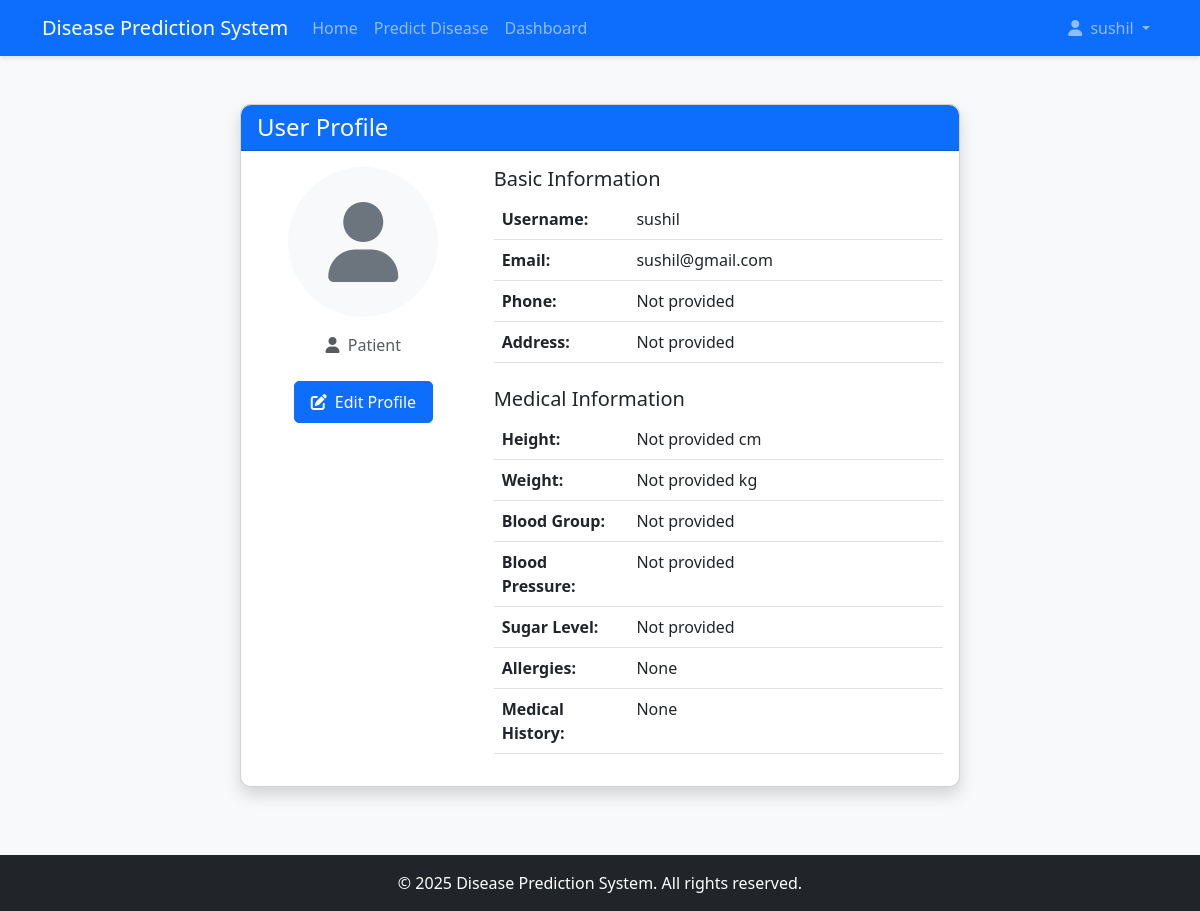
Before: /profile/ (signed in) with the older database file.
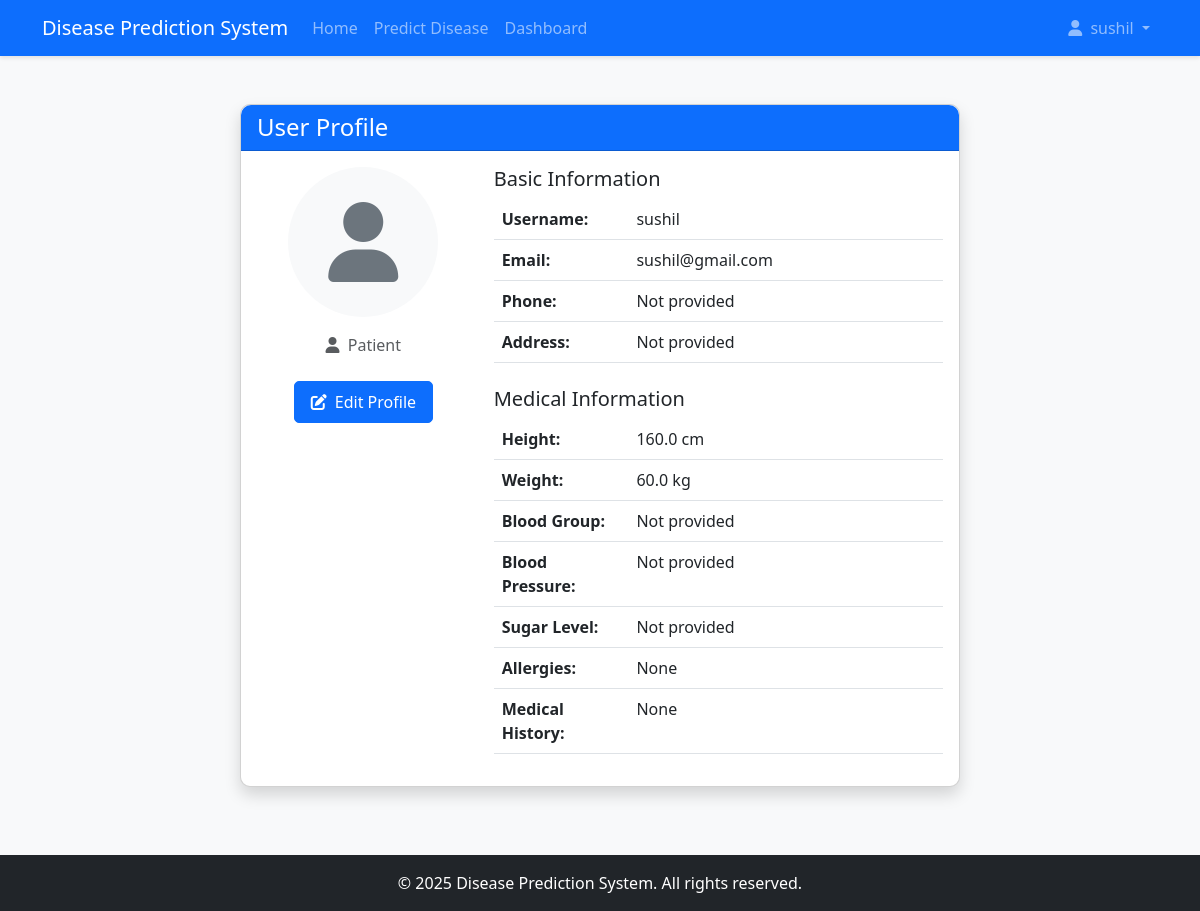
After: the same page with the newer database file.
### accounts/models.py (models this page shows, shortened)
class UserProfile(models.Model):
    USER_TYPES = (
        ('patient', 'Patient'),
        ('doctor', 'Doctor'),
        ('admin', 'Admin'),
    )
    user = models.OneToOneField(User, on_delete=models.CASCADE, related_name='profile')
    user_type = models.CharField(max_length=10, choices=USER_TYPES, default='patient')
    profile_picture = models.ImageField(upload_to='profile_pics', blank=True, null=True)
    phone_number = models.CharField(max_length=15, blank=True, null=True)
    address = models.TextField(blank=True, null=True)
    date_of_birth = models.DateField(blank=True, null=True)
    created_at = models.DateTimeField(auto_now_add=True)
    updated_at = models.DateTimeField(auto_now=True)

class Patient(models.Model):
    user_profile = models.OneToOneField(UserProfile, on_delete=models.CASCADE, related_name='patient_profile')
    gender = models.CharField(max_length=10, blank=True, null=True)  # Add this line
    height = models.FloatField(help_text="Height in cm", blank=True, null=True)
    weight = models.FloatField(help_text="Weight in kg", blank=True, null=True)
    blood_group = models.CharField(max_length=5, blank=True, null=True)
    blood_pressure = models.CharField(max_length=20, blank=True, null=True)
    sugar_level = models.CharField(max_length=20, blank=True, null=True)
    allergies = models.TextField(blank=True, null=True)
    medical_history = models.TextField(blank=True, null=True)

### accounts/views.py (the view)
# urls.py: path('profile/', views.profile, name='profile'),
@login_required
def profile(request):
    user_profile = UserProfile.objects.get(user=request.user)
    context = {
        'user_profile': user_profile
    }
    if user_profile.user_type == 'patient':
        patient = Patient.objects.get(user_profile=user_profile)
        context['patient'] = patient
    elif user_profile.user_type == 'doctor':
        doctor = Doctor.objects.get(user_profile=user_profile)
        context['doctor'] = doctor
    return render(request, 'accounts/profile.html', context)

### templates/accounts/profile.html (shortened to what this page needs)
{% extends 'base/base.html' %}
{% block content %}
<div class="container mt-5">
    <div class="row justify-content-center">
        <div class="col-md-8">
            <div class="card shadow">
                <div class="card-header bg-primary text-white">
                    <h4 class="mb-0">User Profile</h4>
                </div>
                <div class="card-body">
                    <div class="row">
                        <div class="col-md-4 text-center mb-4">
                            {% if user_profile.profile_picture %}
                                <img src="{{ user_profile.profile_picture.url }}" alt="Profile Picture" class="img-fluid rounded-circle" style="max-width: 150px;">
                            {% else %}
                                <div class="bg-light rounded-circle d-flex align-items-center justify-content-center mx-auto" style="width: 150px; height: 150px;">
                                    <i class="fas fa-user fa-5x text-secondary"></i>
                                </div>
                            {% endif %}
                            <p class="text-muted">
                                {% if user_profile.user_type == 'patient' %}
                                    <i class="fas fa-user me-1"></i> Patient
                                {% elif user_profile.user_type == 'admin' %}
                                    <i class="fas fa-user-shield me-1"></i> Admin
                                {% endif %}
                            </p>
                            <a href="{% url 'edit_profile' %}" class="btn btn-primary mt-2">
                                <i class="fas fa-edit me-1"></i> Edit Profile
                            </a>
                        </div>
                        <div class="col-md-8">
                            <h5>Basic Information</h5>
                            <table class="table">
                                <tr>
                                    <th style="width: 30%;">Username:</th>
                                    <td>{{ request.user.username }}</td>
                                </tr>
                                <tr>
                                    <th>Email:</th>
                                    <td>{{ request.user.email }}</td>
                                </tr>
                                <tr>
                                    <th>Phone:</th>
                                    <td>{{ user_profile.phone_number|default:"Not provided" }}</td>
                                </tr>
                                <tr>
                                    <th>Address:</th>
                                    <td>{{ user_profile.address|default:"Not provided" }}</td>
                                </tr>
                            </table>
                            {% if user_profile.user_type == 'patient' %}
                            <h5 class="mt-4">Medical Information</h5>
                            <table class="table">
                                <tr>
                                    <th style="width: 30%;">Height:</th>
                                    <td>{{ patient.height|default:"Not provided" }} cm</td>
                                </tr>
                                <tr>
                                    <th>Weight:</th>
                                    <td>{{ patient.weight|default:"Not provided" }} kg</td>
                                </tr>
                                <tr>
                                    <th>Blood Group:</th>
                                    <td>{{ patient.blood_group|default:"Not provided" }}</td>
                                </tr>
                                <tr>
                                    <th>Blood Pressure:</th>
                                    <td>{{ patient.blood_pressure|default:"Not provided" }}</td>
                                </tr>
                                <tr>
                                    <th>Sugar Level:</th>
                                    <td>{{ patient.sugar_level|default:"Not provided" }}</td>
                                </tr>
                                <tr>
                                    <th>Allergies:</th>
                                    <td>{{ patient.allergies|default:"None" }}</td>
                                </tr>
                                <tr>
                                    <th>Medical History:</th>
                                    <td>{{ patient.medical_history|default:"None" }}</td>
                                </tr>
                            </table>
                            {% endif %}
                        </div>
                    </div>
                </div>
            </div>
        </div>
    </div>
</div>
{% endblock %}

### templates/base/base.html (shortened to what this page needs)
<!DOCTYPE html>
<html lang="en">
<head>
    <link href="https://cdn.jsdelivr.net/npm/bootstrap@5.3.0/dist/css/bootstrap.min.css" rel="stylesheet">
    <link rel="stylesheet" href="/static/css/style.css">
    <link rel="stylesheet" href="https://cdnjs.cloudflare.com/ajax/libs/font-awesome/6.0.0/css/all.min.css">
</head>
<body>
    <nav class="navbar navbar-expand-lg navbar-dark bg-primary">
        <div class="container">
            <a class="navbar-brand" href="{% url 'home' %}">Disease Prediction System</a>
            <div class="collapse navbar-collapse" id="navbarNav">
                <ul class="navbar-nav me-auto">
                    <li class="nav-item">
                        <a class="nav-link" href="{% url 'home' %}">Home</a>
                    </li>
                    <li class="nav-item">
                        <a class="nav-link" href="{% url 'prediction_home' %}">Predict Disease</a>
                    </li>
                    {% if user.is_authenticated %}
                        <li class="nav-item">
                            <a class="nav-link" href="{% url 'dashboard_home' %}">Dashboard</a>
                        </li>
                    {% endif %}
                </ul>
                <ul class="navbar-nav">
                    {% if user.is_authenticated %}
                        <li class="nav-item dropdown">
                            <a class="nav-link dropdown-toggle" href="#" id="navbarDropdown" role="button" data-bs-toggle="dropdown">
                                <i class="fas {% if user.profile.user_type == 'patient' %}fa-user{% elif user.profile.user_type == 'doctor' %}fa-user-md{% elif user.profile.user_type == 'admin' %}fa-user-shield{% endif %} me-1"></i>
                                {{ user.username }}
                            </a>
                        </li>
                    {% endif %}
                </ul>
            </div>
        </div>
    </nav>
    <div class="container mt-4">
        {% block content %}{% endblock %}
    </div>
    <footer class="bg-dark text-white text-center py-3 mt-5">
        <div class="container">
            <p class="mb-0">&copy; {% now "Y" %} Disease Prediction System. All rights reserved.</p>
        </div>
    </footer>
</body>
</html>

### static/css/style.css (style rules this page uses)
body { font-family: 'Segoe UI', Tahoma, Geneva, Verdana, sans-serif; background-color: #f8f9fa; color: #333; }
.navbar { box-shadow: 0 2px 4px rgba(0, 0, 0, 0.1); }
.card { border-radius: 10px; box-shadow: 0 4px 6px rgba(0, 0, 0, 0.1); margin-bottom: 20px; transition: transform 0.3s ease; }
.card-header { border-radius: 10px 10px 0 0 !important; font-weight: bold; }
.btn { border-radius: 5px; padding: 8px 16px; font-weight: 500; }
.btn-primary { background-color: #0d6efd; border-color: #0d6efd; }

Changed rows visible on the page:
changed Patient "Not provided": height "Not provided" → "160.0"; weight "Not provided" → "60.0"
